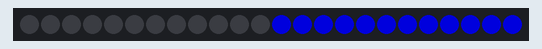
A sketch run on a simulated Arduino Uno, built with avr-gcc and run on an emulated ATmega328P. Shown: 24 RGB LEDs in strip order, left to right. Dim RGB values are drawn brighter than linear.

Above: at 0.58 s.
At 58.5 s:
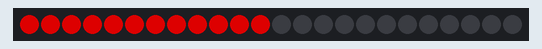

The sketch:

Siren_Type1.ino
```cpp
//Including Library for Neo Pixel
#include <Adafruit_NeoPixel.h>

//Defining Digital Pin on Board
#define PIN 6
//Total Number Of Pixels
#define NUMPIXELS 24

//Calling the function to set the neopixel
Adafruit_NeoPixel pixels(NUMPIXELS, PIN, NEO_GRB + NEO_KHZ800);

void setup() {
  pixels.begin(); //Initiating the pixels

}

void loop() {
  pixels.clear(); //Turning off all the leds
  delay(50);
  Red1Flash();
  delay(50);
  Blue1Flash();
}

void Red1(){
  for(int i=0; i<(NUMPIXELS/2); i++){
    pixels.setPixelColor(i, pixels.Color(150, 0, 0));
  }
  pixels.show();
}

void Blue1(){
  for(int i=12; i<NUMPIXELS; i++){
    pixels.setPixelColor(i, pixels.Color(0, 0, 150));
  }
  pixels.show();
}

void Blank(){
  for(int i=0; i<NUMPIXELS; i++){
    pixels.setPixelColor(i, pixels.Color(0, 0, 0));
  }
  pixels.show();
}

void Red1Flash(){
  for(int i=0; i<=3; i++){
    Red1();
    delay(75);
    Blank();
    delay(40);
  }
}

void Blue1Flash(){
  for(int i=0; i<=3; i++){
    Blue1();
    delay(75);
    Blank();
    delay(40);
  }
}
```
